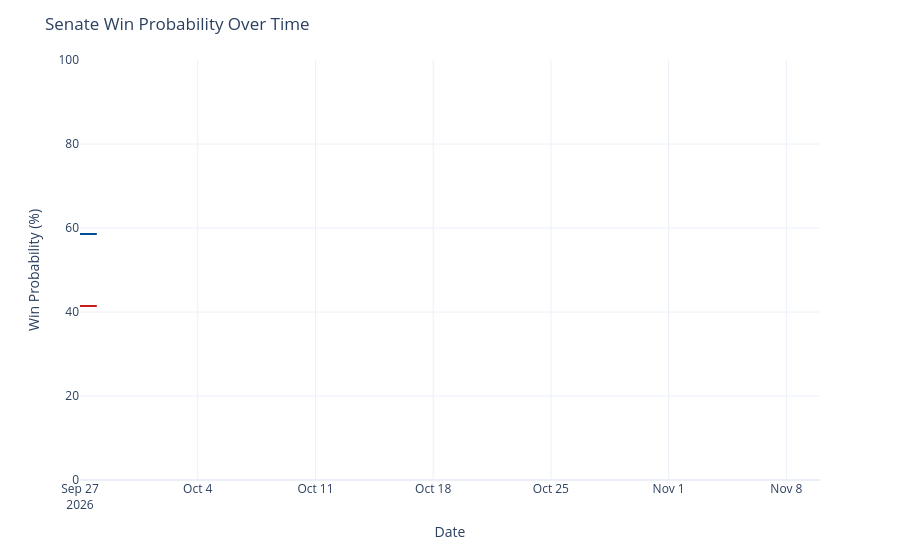

Write notebook code for a chart like this one.
### Code cell
chance_over_time = output_ts[(output_ts['geo'] == 'US Senate') &
                             (output_ts['type'] == 'chance')]
chance_over_time['rep_chance'] = chance_over_time['y'].map(lambda x: 100 - x)
chance_over_time = chance_over_time.rename({'y': 'Democrats', 'rep_chance': 'Republicans'}, axis=1)
chance_time_ser = px.line(chance_over_time, x='date', y=['Democrats', 'Republicans'], template='plotly_white',
                         color_discrete_map={'Democrats': '#004b97', 'Republicans': '#c71e1d'},)
chance_time_ser.update_traces(hovertemplate="%{y:.1f}%")
chance_time_ser.update_layout(
    xaxis=dict(range=[pd.to_datetime('2026-09-27'), pd.to_datetime('2026-11-10')]),
    yaxis=dict(range=[0, 100]),
    xaxis_title='Date',
    yaxis_title='Win Probability (%)',
    title=dict(text="Senate Win Probability Over Time"),
    hovermode="x",
    showlegend=False
)
chance_time_ser

### Figure 1 — Plotly figure (JSON) as saved in the notebook; plotly's stock layout.template omitted (floating-point values rounded to 4 significant figures)
{"data": [{"hovertemplate": "%{y:.1f}%", "legendgroup": "Democrats", "line": {"color": "#004b97", "dash": "solid"}, "marker": {"symbol": "circle"}, "mode": "lines", "name": "Democrats", "orientation": "v", "showlegend": true, "type": "scatter", "x": ["2026-09-27", "2026-09-28"], "xaxis": "x", "y": [58.6, 58.58], "yaxis": "y"}, {"hovertemplate": "%{y:.1f}%", "legendgroup": "Republicans", "line": {"color": "#c71e1d", "dash": "solid"}, "marker": {"symbol": "circle"}, "mode": "lines", "name": "Republicans", "orientation": "v", "showlegend": true, "type": "scatter", "x": ["2026-09-27", "2026-09-28"], "xaxis": "x", "y": [41.4, 41.42], "yaxis": "y"}], "layout": {"hovermode": "x", "legend": {"title": {"text": "variable"}, "tracegroupgap": 0}, "margin": {"t": 60}, "showlegend": false, "title": {"text": "Senate Win Probability Over Time"}, "xaxis": {"anchor": "y", "domain": [0, 1], "range": ["2026-09-27T00:00:00", "2026-11-10T00:00:00"], "title": {"text": "Date"}}, "yaxis": {"anchor": "x", "domain": [0, 1], "range": [0, 100], "title": {"text": "Win Probability (%)"}}}}
